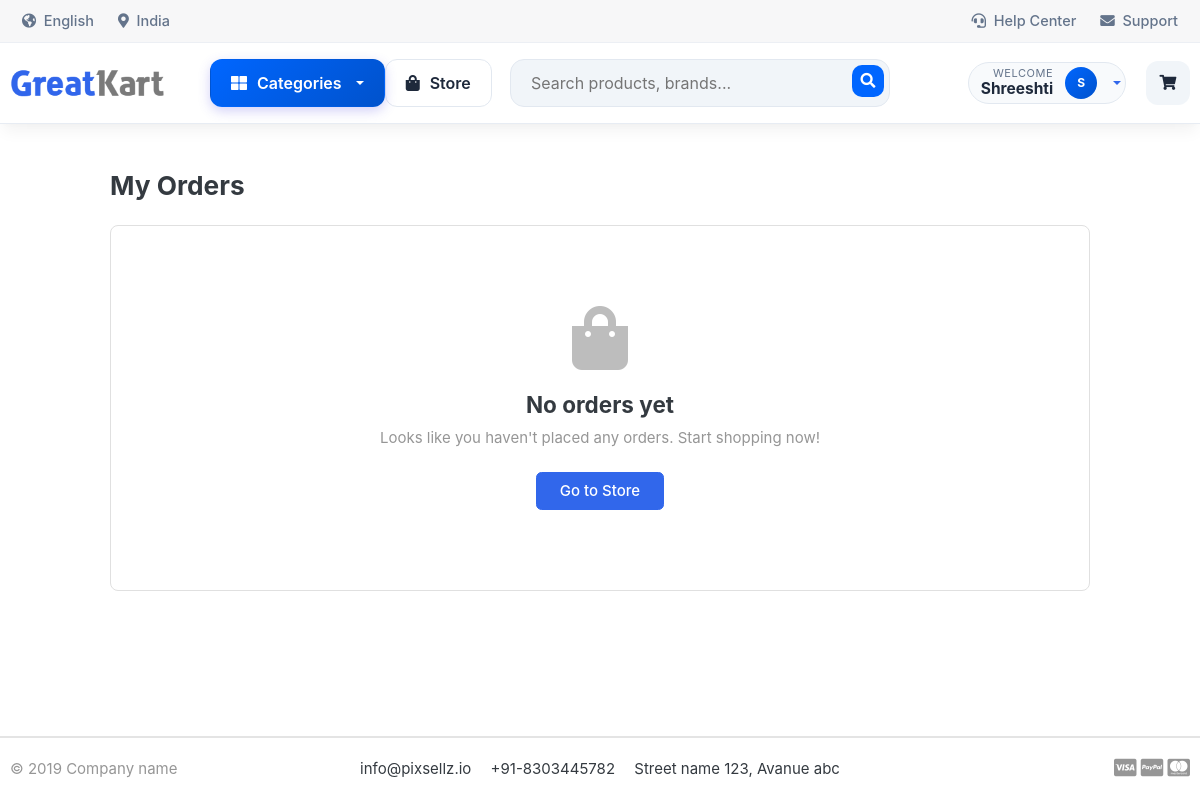
The page /store/orders/ (signed in) on the database as committed earlier.
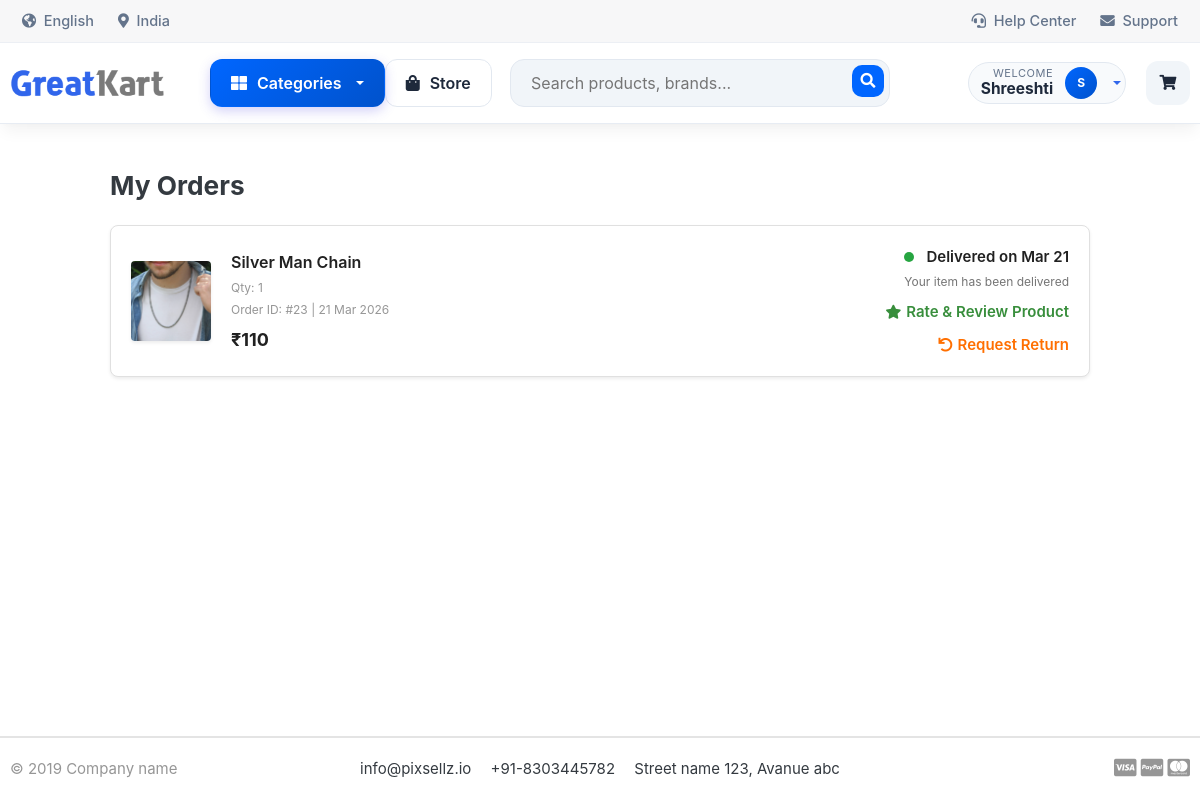
The same page on the database as committed later.
### store/models.py (models this page shows, shortened)
class OrderItem(models.Model):
    order = models.ForeignKey(Order, on_delete=models.CASCADE, related_name='items')
    product = models.ForeignKey(Product, on_delete=models.CASCADE, related_name="store_order_items")
    distributor = models.ForeignKey(
        "orders.Distributor",
        on_delete=models.CASCADE,
        null=True,
        blank=True,
    )
    STATUS = (
        ('Pending', 'Pending'),
        ('Confirmed', 'Confirmed'),
        ('Shipped', 'Shipped'),
        ('Delivered', 'Delivered'),
        ('Cancelled', 'Cancelled'),
    )
    item_id = models.CharField(max_length=20, unique=True, editable=False, null=True)
    quantity = models.IntegerField()
    price = models.IntegerField()
    status = models.CharField(max_length=20, choices=STATUS, default='Pending')
    updated_at = models.DateTimeField(auto_now=True)
    variations = models.ManyToManyField(Variation, blank=True, related_name="store_variations")

class Product(models.Model):
    distributor = models.ForeignKey(
        "orders.Distributor",   # ✅ correct app
        on_delete=models.CASCADE,
        null=True,
        blank=True,
        related_name="products"
    )
    product_name = models.CharField(max_length=200)
    slug = models.SlugField(max_length=200, unique=True)
    description = models.TextField(blank=True)
    price = models.IntegerField()
    image = models.ImageField(upload_to='photos/products')
    stock = models.IntegerField()
    is_available = models.BooleanField(default=True)
    category = models.ForeignKey(Category, on_delete=models.CASCADE)
    created_date = models.DateTimeField(auto_now_add=True)
    modified_date = models.DateTimeField(auto_now=True)

class Order(models.Model):
    user = models.ForeignKey(settings.AUTH_USER_MODEL, on_delete=models.CASCADE)
    total = models.IntegerField()
    created_at = models.DateTimeField(auto_now_add=True)

### store/views.py (the view)
# urls.py: path('orders/', views.order_history, name='order_history'),
@login_required
def order_history(request):
    order_items = OrderItem.objects.filter(order__user=request.user).order_by('-order__created_at', '-id')
    return render(request, "store/order_history.html", {
        "order_items": order_items
    })

### category/context_processors.py (called while the page is built)
def menu_categories(request):
    return {
        'menu_categories': Category.objects.all()
    }

### category/models.py (called while the page is built)
    def get_url(self):
        from django.urls import reverse
        return reverse('products_by_category', args=[self.slug])

### store/context_processors.py (called while the page is built)
def cart_count(request):
    count = 0
    if request.user.is_authenticated:
        count = CartItem.objects.filter(cart__user=request.user).count()
    return {
        'cart_count': count
    }

### templates/store/order_history.html (shortened to what the changed rows need)
{% extends "base.html" %}
{% load static %}
{% block content %}
<div class="container mt-5 mb-5">
    <div class="row">
        <div class="col-md-10 offset-md-1">
            {% if order_items %}
                {% for item in order_items %}
                    <div class="order-card shadow-sm">
                        <div class="card-body p-0">
                            <div class="order-item">
                                <a href="{% url 'product_detail' item.product.id %}">
                                    {% if item.product.image %}
                                        <img src="{{ item.product.image.url }}" class="item-img shadow-sm">
                                    {% else %}
                                        <div class="item-img bg-light d-flex align-items-center justify-content-center text-muted">No Image</div>
                                    {% endif %}
                                </a>
                                <div class="item-details">
                                    <a href="{% url 'product_detail' item.product.id %}" class="item-name">
                                        {{ item.product.product_name }}
                                    </a>
                                    <div class="text-muted small mb-1">
                                        Qty: {{ item.quantity }}
                                    </div>
                                    <div class="text-muted small mb-2">
                                        Order ID: #{{ item.order.id }} | {{ item.order.created_at|date:"d M Y" }}
                                    </div>
                                    <div class="item-price">₹{{ item.price }}</div>
                                </div>
                                <div class="status-section">
                                    <div class="mb-1">
                                        <span class="status-dot status-{{ item.status }}"></span>
                                        <span class="status-text">{{ item.status }} on {{ item.updated_at|date:"M d" }}</span>
                                    </div>
                                    <span class="sub-status">Your item has been {{ item.status | lower }}</span>
                                    {% if item.status == 'Delivered' %}
                                    <a href="{% url 'write_review' item.product.id %}" class="review-link">
                                        <i class="fas fa-star"></i> Rate & Review Product
                                    </a>
                                    <br>
                                    {% with first_return=item.order.returns.all|first %}
                                        {% if not first_return %}
                                            <a href="{% url 'create_return' item.order.id %}" class="review-link" style="color: #ff6f00;">
                                                <i class="fas fa-undo"></i> Request Return
                                            </a>
                                        {% elif first_return.return_status == 'pending' %}
                                            <span class="badge bg-info mt-2">Return Pending</span>
                                        {% elif first_return.return_status == 'approved' %}
                                            <span class="badge bg-success mt-2">Return Approved</span>
                                        {% elif first_return.return_status == 'rejected' %}
                                            <span class="badge bg-danger mt-2">Return Rejected</span>
                                        {% endif %}
                                    {% endwith %}
                                    {% endif %}
                                </div>
                            </div>
                        </div>
                    </div>
                {% endfor %}
            {% else %}
                <div class="empty-state">
                    <i class="fas fa-shopping-bag"></i>
                    <h4>No orders yet</h4>
                    <p class="text-muted">Looks like you haven't placed any orders. Start shopping now!</p>
                    <a href="{% url 'store' %}" class="btn btn-primary px-4 mt-2">Go to Store</a>
                </div>
            {% endif %}
        </div>
    </div>
</div>
{% endblock %}

Rows that differ between the two databases and show on the page:
added OrderItem: product.image (picture), product.product_name "Silver Man Chain", quantity "1", order.id "23", order.created_at "21 Mar 2026", price "110", status "Delivered", updated_at "Mar 21", status "delivered", shows "Rate & Review Product", shows "Request Return"
Other text that changed with them:
text no longer shown: "No orders yet Looks like you haven't placed any orders. Start shopping now! Go to Store"
